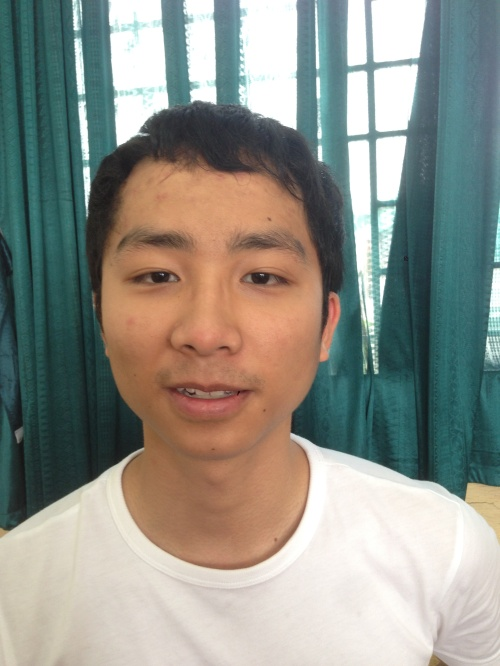
#> input picture real-time-facial-landmarks/va/va3.JPG, 500 x 666 px, found by its file name
$ python face_detect.py   (older library calls are emulated)
#> lines starting #> are read from the running program, lines starting #| are printed output that depends on the picture; after the words box and inside, x2 and y2 are one past the last pixel; in counts of white or black regions, pixels touching at a corner belong together
import cv2
import imutils

face_cascade = cv2.CascadeClassifier("../data/haarcascades/haarcascade_frontalface_default.xml")
eye_cascade = cv2.CascadeClassifier('../data/haarcascades/haarcascade_eye_tree_eyeglasses.xml')

img = cv2.imread("VuAnh/va3.JPG", 1)
#> img is the input picture: shape (666, 500, 3); mean B, G, R 136.5, 145, 143.8
img = imutils.resize(img, width=600)
#> img: shape (799, 600, 3)
gray = cv2.cvtColor(img, cv2.COLOR_BGR2GRAY)
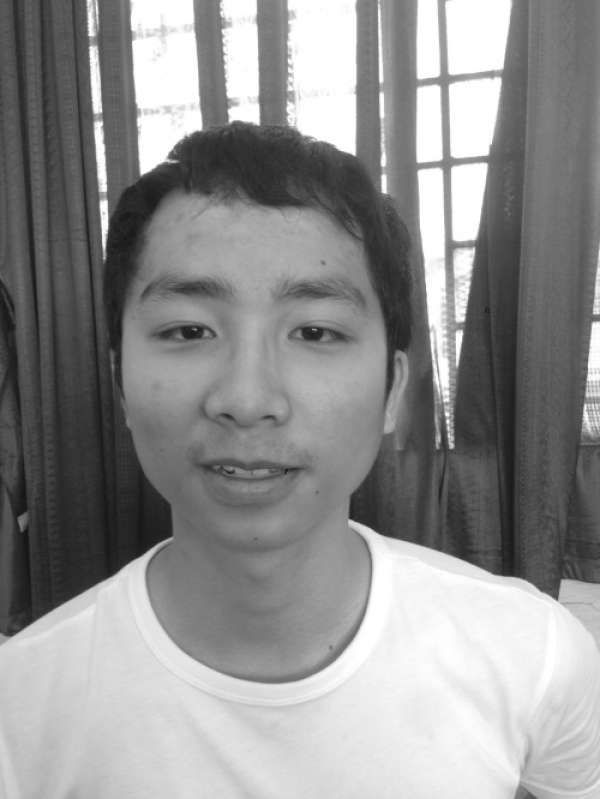
#> gray: shape (799, 600); min 21, max 255, mean 143.6
faces = face_cascade.detectMultiScale(
    gray,
    scaleFactor=1.1,
    minNeighbors=5,
    minSize=(30, 30)
    # flags=cv2.CV_HAAR_SCALE_IMAGE
)
#> faces = [[81, 199, 338, 338]]
print("Detected %s face" % len(faces))
#| Detected 1 face
for (x, y, w, h) in faces:
    img = cv2.rectangle(img, (x, y), (x + w, y + h), (255, 0, 0), 2)
    roi_gray = gray[y:y + h, x:x + w]
    roi_color = img[y:y + h, x:x + w]
    eyes = eye_cascade.detectMultiScale(roi_gray)
    for (ex, ey, ew, eh) in eyes:
        cv2.rectangle(roi_color, (ex, ey), (ex + ew, ey + eh), (0, 255, 0), 2)
#> this loop made 1 pass
#> (x, y, w, h, eyes) on pass 1: (81, 199, 338, 338, [[74, 98, 72, 72], [197, 100, 70, 70]])
#> pass 1, `img = cv2.rectangle(img, (x, y), (x + w, y + h), (255, 0, 0), 2)`:
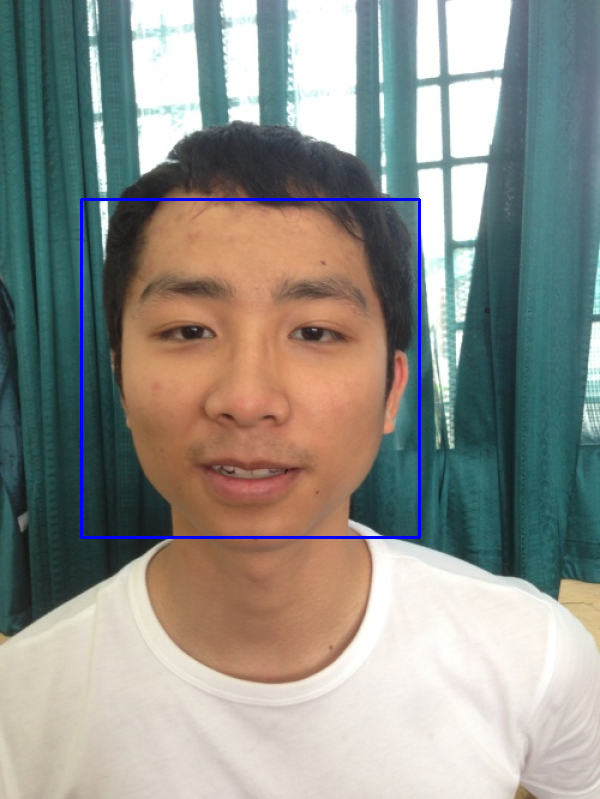
#> img: shape (799, 600, 3); mean B, G, R 137.8, 144.1, 143
#> pass 1, `roi_gray = gray[y:y + h, x:x + w]`:
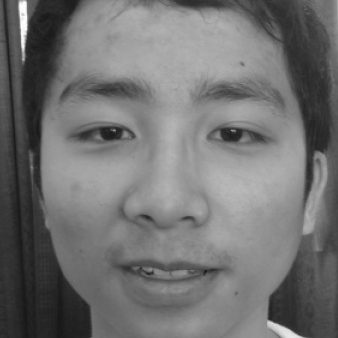
#> roi_gray: shape (338, 338); min 22, max 255, mean 113.7
#> pass 1, `roi_color = img[y:y + h, x:x + w]`:
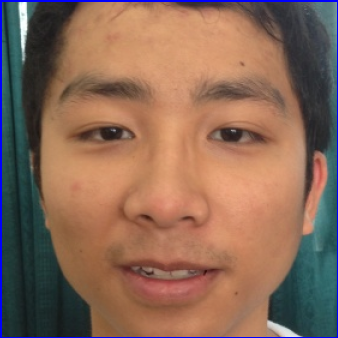
#> roi_color: shape (338, 338, 3); mean B, G, R 87.8, 105.1, 137.2
#> after the loop:
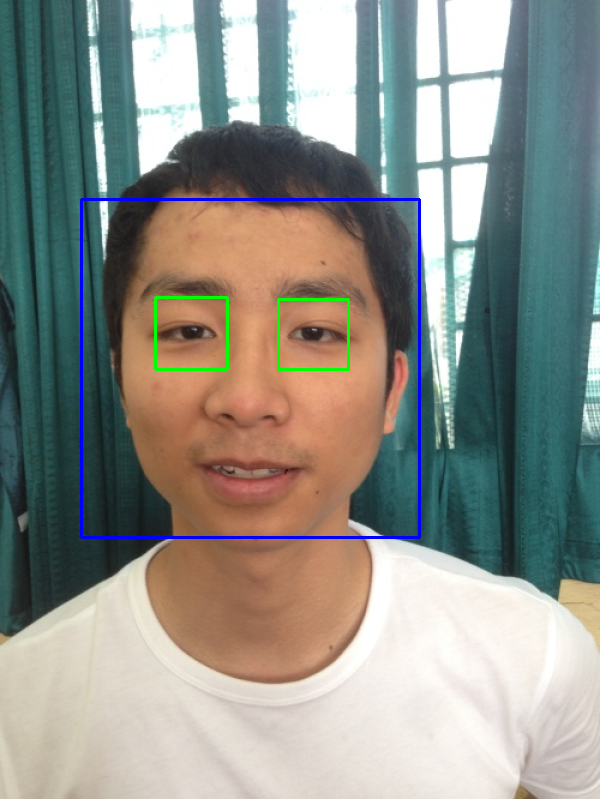
#> img: shape (799, 600, 3); 0.35% of pixels changed, all inside (x1, y1, x2, y2) = (154, 296, 350, 371)
#> after the loop:
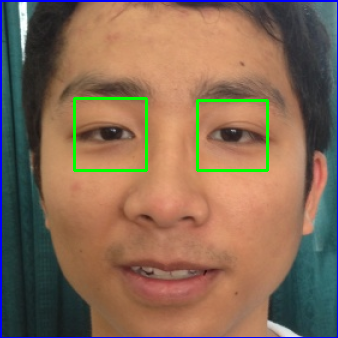
#> roi_color: shape (338, 338, 3); 1.48% of pixels changed, all inside (x1, y1, x2, y2) = (73, 97, 269, 172)

cv2.imshow('img', img)
cv2.waitKey(0)
cv2.destroyAllWindows()

$ run again, with real-time-facial-landmarks/va/va31.JPG copied over real-time-facial-landmarks/va/va3.JPG
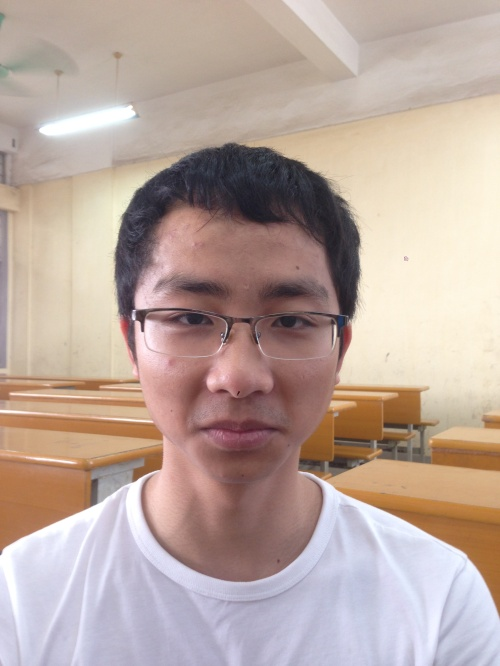
#> input picture real-time-facial-landmarks/va/va31.JPG, 500 x 666 px, found by its file name
#> img is the input picture: shape (666, 500, 3); mean B, G, R 158.7, 167.2, 186.6
#> `gray = cv2.cvtColor(img, cv2.COLOR_BGR2GRAY)`:
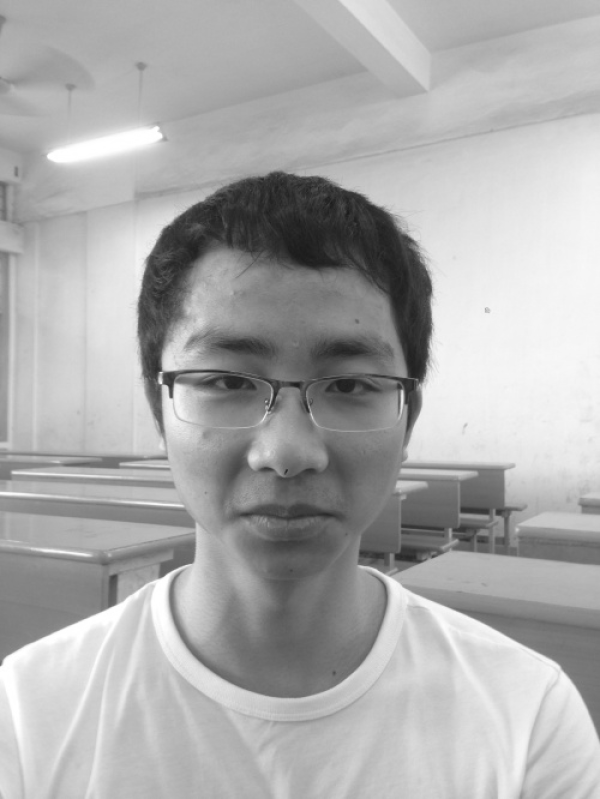
#> gray: shape (799, 600); min 27, max 255, mean 171.9
#> faces = [[125, 256, 332, 332]]
#| Detected 1 face
#> the loop `for (x, y, w, h) in faces:` made 1 pass
#> (x, y, w, h, eyes) on pass 1: (125, 256, 332, 332, [[75, 99, 57, 57], [191, 99, 64, 64]])
#> after the loop `for (x, y, w, h) in faces:`:
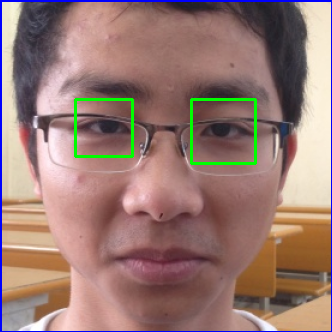
#> roi_color: shape (332, 332, 3); mean B, G, R 115.4, 122.6, 152.5
